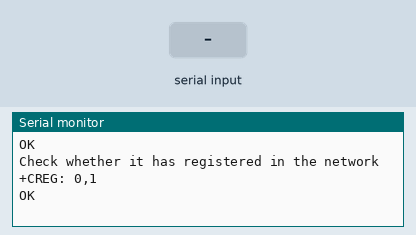
This sketch was run on a simulated Arduino Uno, built with avr-gcc and run on an emulated ATmega328P. Parts: the last lines printed to the serial monitor. The test bench sets the inputs (shaded band). The modem accepts every AT command (registered, SIM ready, sends succeed) and sends nothing else.

Above: at 4.2 s.
4.3 s: "90,45\n" received over the second serial link
At 5.4 s:
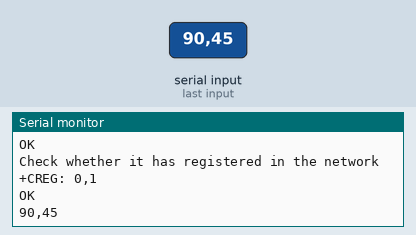
6.0 s: "5\n" received over the second serial link
At 6.6 s:
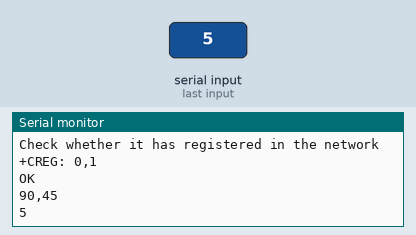

Measured:
- after the input at 4.3 s, the serial monitor: prints a new line after 0.25 s (image 1)
- after the input at 6.0 s, the serial monitor: prints a new line after 0.05 s (image 2)

The sketch:

testSim800L.ino
```cpp
#include <SoftwareSerial.h>

//Create software serial object to communicate with SIM800L
SoftwareSerial mySerial(10, 11);  //SIM800L Tx & Rx is connected to Arduino #3 & #2

void setup() {
  //Begin serial communication with Arduino and Arduino IDE (Serial Monitor)
  Serial.begin(9600);

  //Begin serial communication with Arduino and SIM800L
  mySerial.begin(9600);

  Serial.println("Initializing...");
  delay(1000);

  Serial.println("Once the handshake test is successful, it will back to OK");
  mySerial.println("AT");  //Once the handshake test is successful, it will back to OK
  updateSerial();
  Serial.println("Signal quality test, value range is 0-31 , 31 is the best");
  mySerial.println("AT+CSQ");  //Signal quality test, value range is 0-31 , 31 is the best
  updateSerial();
  Serial.println("Read SIM information to confirm whether the SIM is plugged");
  mySerial.println("AT+CCID");  //Read SIM information to confirm whether the SIM is plugged
  updateSerial();
  Serial.println("Check whether it has registered in the network");
  mySerial.println("AT+CREG?");  //Check whether it has registered in the network
  updateSerial();
}

void loop() {
  updateSerial();
}

void updateSerial() {
  delay(500);
  while (Serial.available()) {
    mySerial.write(Serial.read());  //Forward what Serial received to Software Serial Port
  }
  while (mySerial.available()) {
    Serial.write(mySerial.read());  //Forward what Software Serial received to Serial Port
  }
}

String decodeUCS2(String ucs2) {
  String decoded = "";
  for (int i = 0; i < ucs2.length(); i += 4) {
    // Take 4 hex characters (2 bytes of UCS2)
    String hexChar = ucs2.substring(i, i + 4);
    int unicodeValue = strtol(hexChar.c_str(), NULL, 16);  // Convert hex to integer

    // Append the Unicode character to the decoded string
    decoded += (char16_t)unicodeValue;  // Use char16_t for 2-byte UCS2 character
  }
  return decoded;
}
```
